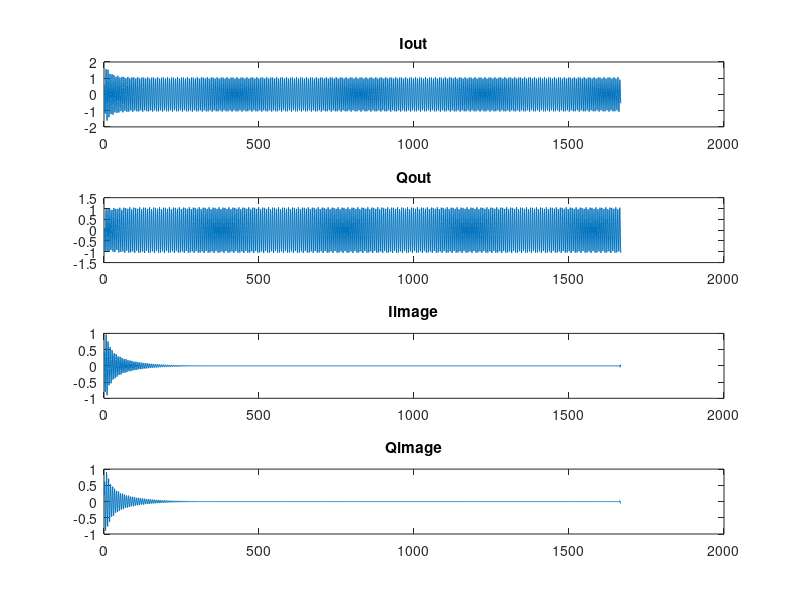
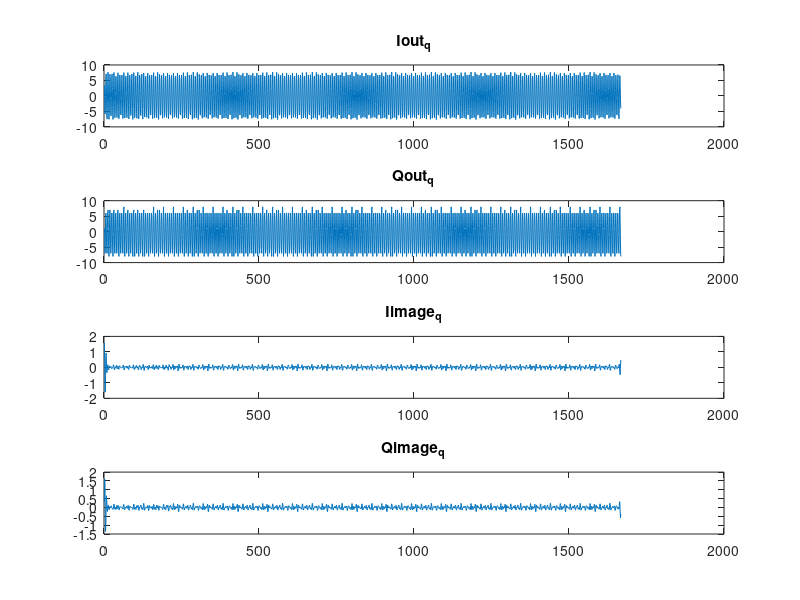

The MATLAB source for these figures, in order:
close all
clear all
clc

% Choose how much amplitude and phase mismatch between local oscillator
% signals
ampl_mismatch_db = 10;  %[dB]
IQ_phase_mismatch = 50; %[degrees]

%% Some parameters
Fs2 = 16e6;
downrate = 600;
Fs = downrate * Fs2;
dT = 1/Fs;
RF_ampl = 2;
LOI_ampl = 1*10^(ampl_mismatch_db/20);
LOQ_ampl = 1;

IF_freq = 2.5e6;
RF_freq = 2.440e9;
RFimage_freq = RF_freq - 2 * IF_freq;
LO_freq = RF_freq - IF_freq; % Low-side injection: LO < RF


%% Create a complex bandpass FIR filter
Hlp = fir1(28,1e6/(Fs2/2));     % Lowpass prototype
N = length(Hlp)-1;
Fbp = 2.5e6/(Fs2/2);                              % Desired frequency shift
j = complex(0,1);
Hbp = Hlp.*exp(j*Fbp*pi*(0:N));

% View frequency response of filter
% fvtool(Hbp)

% Generate some tone at RF
N = 1e6;
t = 0:dT:(N-1)*dT;
MSK = RF_ampl * sin(2*pi*RF_freq*t);
IMG = RF_ampl * sin(2*pi*RFimage_freq*t);


%% 2-Sided FFT for checking purposes
% X=fft(MSK+IMG);
% X_shift=fftshift(X);
% N=length(MSK);
% w=fftshift((0:N-1)/N*2*pi);
% w(1:N/2)=w(1:N/2)-2*pi;
% f=Fs/(2*pi)*w;
% plot(f, abs(X_shift))
%% Create LO with amplitude and phase mismatch
LOI = LOI_ampl * sin(2*pi*LO_freq*t)+LOI_ampl;
LOQ = LOQ_ampl * sin(2*pi*LO_freq*t + IQ_phase_mismatch*pi/180 - 90*pi/180)+LOQ_ampl;

%% Downconvert with LO
IFI = LOI .* MSK;
IFQ = LOQ .* MSK;

IFIimage = LOI .* IMG;
IFQimage = LOQ .* IMG;

% Remove high frequency mixing content
[b,a] = butter(5,40e6/(Fs/2));
IFI_filt = filter(b,a,IFI);
IFQ_filt = filter(b,a,IFQ);
IFIimage_filt = filter(b,a,IFIimage);
IFQimage_filt = filter(b,a,IFQimage);

% Downsample to 16 MHz before further processing
Iout = IFI_filt(1:downrate:end);
Qout = IFQ_filt(1:downrate:end);
Iimage = IFIimage_filt(1:downrate:end);
Qimage = IFQimage_filt(1:downrate:end);
t = t(1:downrate:end);

%% 2-Sided FFT for checking purposes
% X=fft(Iout);
% X_shift=fftshift(X);
% N=length(Iout);
% w=fftshift((0:N-1)/N*2*pi);
% w(1:N/2)=w(1:N/2)-2*pi;
% f=Fs2/(2*pi)*w;
% plot(f, abs(X_shift))

%% Quantize
Iout_q = round(6.5*Iout);
Qout_q = round(6.5*Qout);
Iimage_q = round(6.5*Iimage);
Qimage_q = round(6.5*Qimage);
%% Apply matlab I/Q compensation algorithm
% https://www.mathworks.com/help/comm/ref/comm.iqimbalancecompensator-system-object.html
M = 1/100;
% x = zeros(1,length(Iout));
% y = zeros(1,length(Iout));
% w = zeros(1,length(Iout));
% 
% for ii = 1:length(Iout)
%     x(ii) = Iout(ii) + j*Qout(ii);
%     y(ii) = x(ii) + w(ii)*conj(x(ii));
%     
%     w(ii+1) = w(ii) - M*y(ii)^2;
% end
% 
% xim = zeros(1,length(Iout));
% yim = zeros(1,length(Iout));
% wim = zeros(1,length(Iout));
% 
% for ii = 1:length(Iout)
%     xim(ii) = Iimage(ii) + j*Qimage(ii);
%     yim(ii) = xim(ii) + wim(ii)*conj(xim(ii));
%     
%     wim(ii+1) = wim(ii) - M*yim(ii)^2;
% end
% 
% Iout = real(y);
% Qout = imag(y);
% 
% Iimage = real(y);
% Qimage = imag(y);

iy = zeros(1,length(Iout));
qy = zeros(1,length(Iout));
wr = zeros(1,length(Iout));
wj = zeros(1,length(Iout));

for ii = 1:length(Iout)
    iy(ii) = Iout(ii) + wr(ii)*Iout(ii) + wj(ii)*Qout(ii);
    qy(ii) = Qout(ii) + wj(ii)*Iout(ii) - wr(ii)*Qout(ii);
    
    wr(ii+1) = wr(ii) - M*(iy(ii) + qy(ii))*(iy(ii)-qy(ii));
    wj(ii+1) = wj(ii) - M*(2*iy(ii)*qy(ii));
end

Iout = iy;
Qout = qy;

iyim = zeros(1,length(Iout));
qyim = zeros(1,length(Iout));
wrim = zeros(1,length(Iout));
wjim = zeros(1,length(Iout));

for ii = 1:length(Iout)
    iyim(ii) = Iimage(ii) + wrim(ii)*Iimage(ii) + wjim(ii)*Qimage(ii);
    qyim(ii) = Qimage(ii) + wjim(ii)*Qimage(ii) - wrim(ii)*Qimage(ii);
    
    wrim(ii+1) = wrim(ii) - M*(iyim(ii) + qyim(ii))*(iyim(ii)-qyim(ii));
    wjim(ii+1) = wjim(ii) - M*(2*iyim(ii)*qyim(ii));
end

Iimage = iyim;
Qimage = qyim;

%% Apply same algorithm on quantized signal
M = 1/512;
iy_q = zeros(1,length(Iout_q));
qy_q = zeros(1,length(Iout_q));
wr_q = zeros(1,length(Iout_q));
wj_q = zeros(1,length(Iout_q));


for ii = 1:length(Iout_q)
    iy_q(ii) = Iout_q(ii) + floor(M*(wr_q(ii)*Iout_q(ii) + wj_q(ii)*Qout_q(ii)));
    qy_q(ii) = Qout_q(ii) + floor(M*(wj_q(ii)*Iout_q(ii) - wr_q(ii)*Qout_q(ii)));

    wr_q(ii+1) = wr_q(ii) - ((iy_q(ii) + qy_q(ii))*(iy_q(ii)-qy_q(ii)));
    wj_q(ii+1) = wj_q(ii) - ((2*iy_q(ii)*qy_q(ii)));
end

Iout_q = iy_q;
Qout_q = qy_q;


iyim_q = zeros(1,length(Iout_q));
qyim_q = zeros(1,length(Iout_q));
wrim_q = zeros(1,length(Iout_q));
wjim_q = zeros(1,length(Iout_q));


for ii = 1:length(Iout_q)
    iyim_q(ii) = Iimage_q(ii) + floor(M*(wrim_q(ii)*Iimage_q(ii) + wjim_q(ii)*Qimage_q(ii)));
    qyim_q(ii) = Qimage_q(ii) + floor(M*(wjim_q(ii)*Iimage_q(ii) - wrim_q(ii)*Qimage_q(ii)));

    wrim_q(ii+1) = wrim_q(ii) - ((iyim_q(ii) + qyim_q(ii))*(iyim_q(ii)-qyim_q(ii)));
    wjim_q(ii+1) = wjim_q(ii) - ((2*iyim_q(ii)*qyim_q(ii)));
end

Iimage_q = iyim_q;
Qimage_q = qyim_q;
%%
% Filter signal with complex bandpass filter    
Rcoeff = real(Hbp);
Icoeff = imag(Hbp);

% Actual signal
x1 = conv(Iout,Rcoeff,'same');
x2 = conv(Qout,Icoeff,'same');

x3 = conv(Iout,Icoeff,'same');
x4 = conv(Qout,Rcoeff,'same');

Iout_rej = x1 + x2;
Qout_rej = x3 - x4;

% Image signal
x1im = conv(Iimage,Rcoeff,'same');
x2im = conv(Qimage,Icoeff,'same');

x3im = conv(Iimage,Icoeff,'same');
x4im = conv(Qimage,Rcoeff,'same');

Iimage_rej = x1im + x2im;
Qimage_rej = x3im - x4im;


% Plot the Q channel after the IQ compensation and filtering
figure;
subplot(411);plot(Iout_rej);title("Iout")
subplot(412);plot(Qout);title("Qout")

subplot(413);plot(Iimage_rej);title("Iimage")
subplot(414);plot(Qimage_rej);title("Qimage")

% figure;
% subplot(211);plot(wr);title('wr');
% subplot(212);plot(wj);title('wj');
% 
% figure;
% subplot(211);plot(wrim);title('wr_image');
% subplot(212);plot(wjim);title('wj_image');

%% Quantized
% Filter signal with complex bandpass filter    
Rcoeff = real(Hbp);
Icoeff = imag(Hbp);

% Actual signal
x1_q = conv(Iout_q,Rcoeff,'same');
x2_q = conv(Qout_q,Icoeff,'same');

x3_q = conv(Iout_q,Icoeff,'same');
x4_q = conv(Qout_q,Rcoeff,'same');

Iout_rej_q = x1_q + x2_q;
Qout_rej_q = x3_q - x4_q;

% Image signal
x1im_q = conv(Iimage_q,Rcoeff,'same');
x2im_q = conv(Qimage_q,Icoeff,'same');

x3im_q = conv(Iimage_q,Icoeff,'same');
x4im_q = conv(Qimage_q,Rcoeff,'same');

Iimage_rej_q = x1im_q + x2im_q;
Qimage_rej_q = x3im_q - x4im_q;


% Plot the Q channel after the IQ compensation and filtering
figure;
subplot(411);plot(Iout_rej_q);title("Iout_q")
subplot(412);plot(Qout_q);title("Qout_q")

subplot(413);plot(Iimage_rej_q);title("Iimage_q")
subplot(414);plot(Qimage_rej_q);title("Qimage_q")

% figure;
% subplot(211);plot(wr_q);title('wr_q');
% subplot(212);plot(wj_q);title('wj_q');
% 
% figure;
% subplot(211);plot(wrim_q);title('wr_image_q');
% subplot(212);plot(wjim_q);title('wj_image_q');